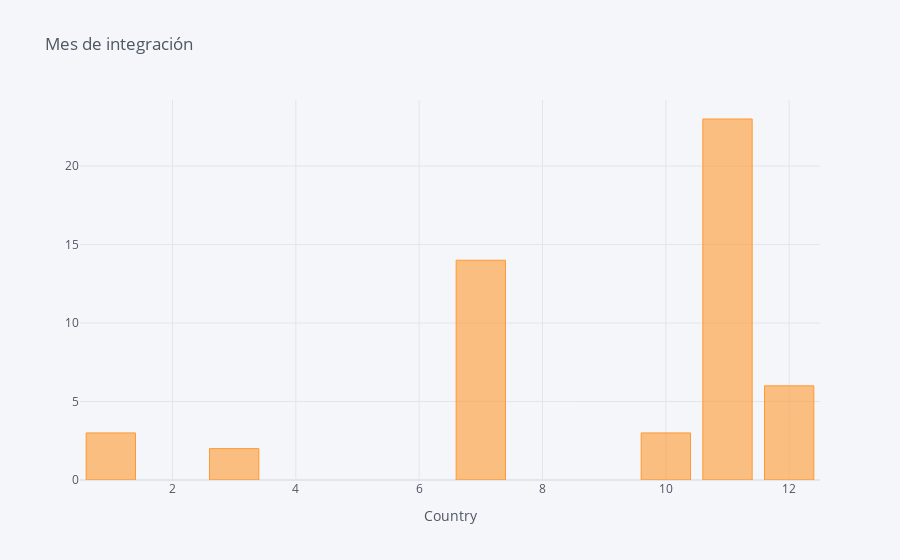
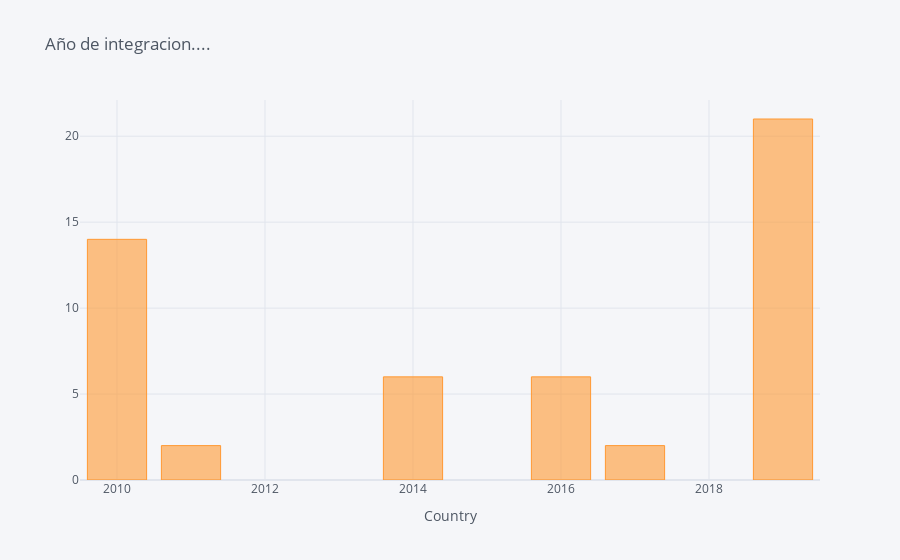

Here is the notebook cell these charts were saved with, in order:
### Code cell
gm.iplot(x='index', y='Mes',kind='bar', xTitle='Country', title='Mes de integración')
gk.iplot(x='index', y='Año',kind='bar', xTitle='Country', title='Año de integracion....')

### Figure 1 — Plotly figure (JSON) as saved in the notebook; plotly's stock layout.template omitted (floating-point values rounded to 4 significant figures)
{"data": [{"marker": {"color": "rgba(255, 153, 51, 0.6)", "line": {"color": "rgba(255, 153, 51, 1.0)", "width": 1}}, "name": "Mes", "orientation": "v", "text": "", "type": "bar", "x": [1, 3, 7, 10, 11, 12], "y": [3, 2, 14, 3, 23, 6]}], "layout": {"legend": {"bgcolor": "#F5F6F9", "font": {"color": "#4D5663"}}, "paper_bgcolor": "#F5F6F9", "plot_bgcolor": "#F5F6F9", "title": {"font": {"color": "#4D5663"}, "text": "Mes de integración"}, "xaxis": {"gridcolor": "#E1E5ED", "showgrid": true, "tickfont": {"color": "#4D5663"}, "title": {"font": {"color": "#4D5663"}, "text": "Country"}, "zerolinecolor": "#E1E5ED"}, "yaxis": {"gridcolor": "#E1E5ED", "showgrid": true, "tickfont": {"color": "#4D5663"}, "title": {"font": {"color": "#4D5663"}, "text": ""}, "zerolinecolor": "#E1E5ED"}}}

### Figure 2 — Plotly figure (JSON) as saved in the notebook; plotly's stock layout.template omitted (floating-point values rounded to 4 significant figures)
{"data": [{"marker": {"color": "rgba(255, 153, 51, 0.6)", "line": {"color": "rgba(255, 153, 51, 1.0)", "width": 1}}, "name": "Año", "orientation": "v", "text": "", "type": "bar", "x": [2010, 2011, 2014, 2016, 2017, 2019], "y": [14, 2, 6, 6, 2, 21]}], "layout": {"legend": {"bgcolor": "#F5F6F9", "font": {"color": "#4D5663"}}, "paper_bgcolor": "#F5F6F9", "plot_bgcolor": "#F5F6F9", "title": {"font": {"color": "#4D5663"}, "text": "Año de integracion...."}, "xaxis": {"gridcolor": "#E1E5ED", "showgrid": true, "tickfont": {"color": "#4D5663"}, "title": {"font": {"color": "#4D5663"}, "text": "Country"}, "zerolinecolor": "#E1E5ED"}, "yaxis": {"gridcolor": "#E1E5ED", "showgrid": true, "tickfont": {"color": "#4D5663"}, "title": {"font": {"color": "#4D5663"}, "text": ""}, "zerolinecolor": "#E1E5ED"}}}
